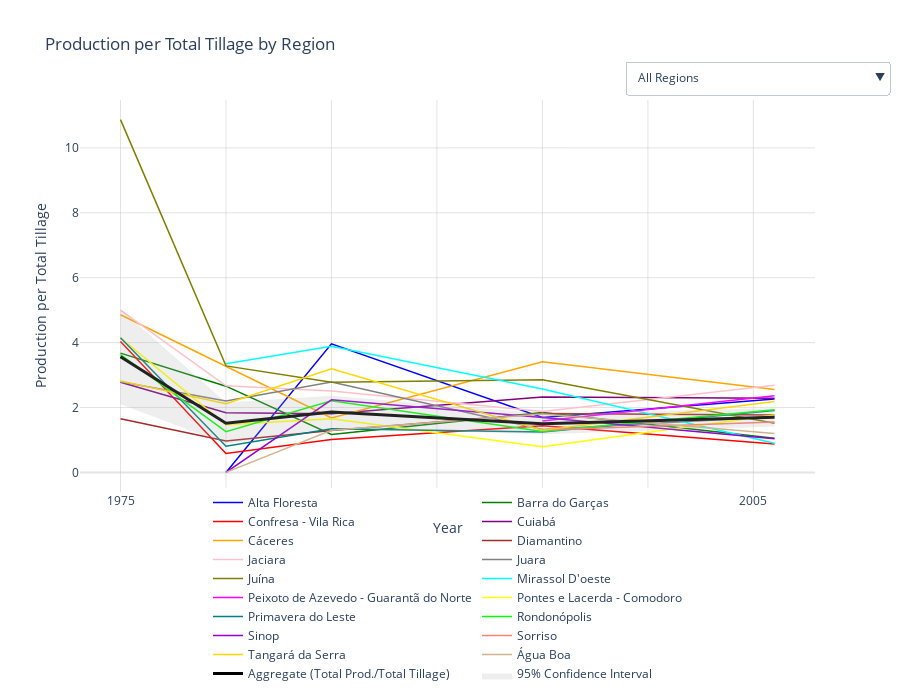

The notebook cell this image was saved under:
### Code cell
import plotly.graph_objects as go
import numpy as np
from scipy import stats

# Calculate Production per Total Tillage
grouped_df['Production_per_tillage'] = grouped_df['Production'] / grouped_df['Total Tillage'].replace(0, np.nan)

# Calculate Aggregate
annual_totals = grouped_df.groupby('Ano').agg({
    'Production': 'sum',
    'Total Tillage': 'sum'
}).reset_index()
annual_totals['Aggregate_Production_per_tillage'] = annual_totals['Production'] / annual_totals['Total Tillage']

# Calculate confidence intervals
conf_intervals = []
for year in annual_totals['Ano']:
    year_data = grouped_df[grouped_df['Ano'] == year]['Production_per_tillage'].dropna()
    n = len(year_data)
    
    if n > 1:
        se = stats.sem(year_data)
        ci = se * stats.t.ppf((1 + 0.95) / 2, n-1)
    else:
        ci = np.mean([c for c in conf_intervals if not np.isnan(c)]) if conf_intervals else 0.2 * year_data.iloc[0] if not year_data.empty else 0
    conf_intervals.append(ci)

annual_totals['Confidence_Interval'] = conf_intervals

# Create interactive plot
fig = go.Figure()

# Store all traces
all_traces = []

# Add region traces (no markers)
for region in sorted(grouped_df['Região imediata'].unique()):
    region_data = grouped_df[grouped_df['Região imediata'] == region].dropna(subset=['Production_per_tillage'])
    color, _ = region_styles.get(region, ('gray', 'circle'))
    
    trace = go.Scatter(
        x=region_data['Ano'],
        y=region_data['Production_per_tillage'],
        mode='lines',
        name=region,
        line=dict(color=color, width=1.5),
        hovertemplate='<b>%{text}</b><br>Year: %{x}<br>Prod/Tillage: %{y:.2f}<extra></extra>',
        text=[region]*len(region_data),
        visible=True
    )
    all_traces.append(trace)

# Add aggregate trace
aggregate_trace = go.Scatter(
    x=annual_totals['Ano'],
    y=annual_totals['Aggregate_Production_per_tillage'],
    mode='lines',
    name='Aggregate (Total Prod./Total Tillage)',
    line=dict(color='black', width=3),
    hovertemplate='<b>Aggregate</b><br>Year: %{x}<br>Prod/Tillage: %{y:.2f}<extra></extra>',
    visible=True
)
all_traces.append(aggregate_trace)

# Add confidence interval
confidence_trace = go.Scatter(
    x=annual_totals['Ano'].tolist() + annual_totals['Ano'].tolist()[::-1],
    y=(annual_totals['Aggregate_Production_per_tillage'] + annual_totals['Confidence_Interval']).tolist() + 
      (annual_totals['Aggregate_Production_per_tillage'] - annual_totals['Confidence_Interval']).tolist()[::-1],
    fill='toself',
    fillcolor='rgba(169,169,169,0.2)',
    line=dict(color='rgba(255,255,255,0)'),
    hoverinfo='skip',
    name='95% Confidence Interval',
    visible=True
)
all_traces.append(confidence_trace)

# Add traces to figure
for trace in all_traces:
    fig.add_trace(trace)

# Create dropdown menu
dropdown_options = [
    {'label': 'All Regions', 'method': 'update', 'args': [{'visible': [True]*len(all_traces)}]},
    {'label': 'Aggregate Only', 'method': 'update', 
     'args': [{'visible': [False]*(len(all_traces)-2) + [True, True]}]}
]

for i, region in enumerate(sorted(grouped_df['Região imediata'].unique())):
    visibility = [False]*len(all_traces)
    visibility[i] = True
    visibility[-2] = True
    visibility[-1] = True
    dropdown_options.append(
        {'label': region, 'method': 'update', 'args': [{'visible': visibility}]}
    )

# Customize layout
fig.update_layout(
    title='Production per Total Tillage by Region',
    xaxis=dict(
        title='Year',
        showgrid=True,
        gridcolor='rgba(200,200,200,0.5)',
        gridwidth=1,
        zerolinecolor='rgba(200,200,200,0.5)'
    ),
    yaxis=dict(
        title='Production per Total Tillage',
        showgrid=True,
        gridcolor='rgba(200,200,200,0.5)',
        gridwidth=1,
        zerolinecolor='rgba(200,200,200,0.5)'
    ),
    hovermode='closest',
    plot_bgcolor='white',
    paper_bgcolor='white',
    legend=dict(
        orientation='h',
        yanchor='bottom',
        y=-0.5,
        xanchor='center',
        x=0.5
    ),
    height=700,
    margin=dict(b=200),
    updatemenus=[{
        'buttons': dropdown_options,
        'direction': 'down',
        'showactive': True,
        'x': 1.1,
        'xanchor': 'right',
        'y': 1.1,
        'yanchor': 'top',
        'bgcolor': 'white'
    }]
)

# Save and show
save_path = r"C:\Users\daves\OneDrive\Pessoal\Acadêmico\Mestrado\Dissertação - Execução\Dissertação\Quadros e gráficos\Production_per_tillage_interactive.html"
fig.write_html(save_path)
fig.show()

# Print CI values
print("\nConfidence Interval Values:")
for i, row in annual_totals.iterrows():
    print(f"Year {int(row['Ano'])}: CI = {row['Confidence_Interval']:.4f}, Aggregate = {row['Aggregate_Production_per_tillage']:.4f}")
print(f"\nPlot saved to: {save_path}")

### Figure 1 — Plotly figure (JSON) as saved in the notebook; plotly's stock layout.template omitted (floating-point values rounded to 4 significant figures)
{"data": [{"hovertemplate": "<b>%{text}</b><br>Year: %{x}<br>Prod/Tillage: %{y:.2f}<extra></extra>", "line": {"color": "blue", "width": 1.5}, "mode": "lines", "name": "Alta Floresta", "text": ["Alta Floresta", "Alta Floresta", "Alta Floresta", "Alta Floresta"], "type": "scatter", "visible": true, "x": [1980, 1985, 1995, 2006], "y": [0.0, 3.961, 1.69, 2.264]}, {"hovertemplate": "<b>%{text}</b><br>Year: %{x}<br>Prod/Tillage: %{y:.2f}<extra></extra>", "line": {"color": "green", "width": 1.5}, "mode": "lines", "name": "Barra do Garças", "text": ["Barra do Garças", "Barra do Garças", "Barra do Garças", "Barra do Garças", "Barra do Garças"], "type": "scatter", "visible": true, "x": [1975, 1980, 1985, 1995, 2006], "y": [3.676, 2.658, 1.169, 1.842, 1.052]}, {"hovertemplate": "<b>%{text}</b><br>Year: %{x}<br>Prod/Tillage: %{y:.2f}<extra></extra>", "line": {"color": "red", "width": 1.5}, "mode": "lines", "name": "Confresa - Vila Rica", "text": ["Confresa - Vila Rica", "Confresa - Vila Rica", "Confresa - Vila Rica", "Confresa - Vila Rica", "Confresa - Vila Rica"], "type": "scatter", "visible": true, "x": [1975, 1980, 1985, 1995, 2006], "y": [4.037, 0.5851, 1.015, 1.438, 0.8774]}, {"hovertemplate": "<b>%{text}</b><br>Year: %{x}<br>Prod/Tillage: %{y:.2f}<extra></extra>", "line": {"color": "purple", "width": 1.5}, "mode": "lines", "name": "Cuiabá", "text": ["Cuiabá", "Cuiabá", "Cuiabá", "Cuiabá", "Cuiabá"], "type": "scatter", "visible": true, "x": [1975, 1980, 1985, 1995, 2006], "y": [2.777, 1.838, 1.805, 2.322, 2.281]}, {"hovertemplate": "<b>%{text}</b><br>Year: %{x}<br>Prod/Tillage: %{y:.2f}<extra></extra>", "line": {"color": "orange", "width": 1.5}, "mode": "lines", "name": "Cáceres", "text": ["Cáceres", "Cáceres", "Cáceres", "Cáceres", "Cáceres"], "type": "scatter", "visible": true, "x": [1975, 1980, 1985, 1995, 2006], "y": [4.859, 3.267, 1.676, 3.408, 2.556]}, {"hovertemplate": "<b>%{text}</b><br>Year: %{x}<br>Prod/Tillage: %{y:.2f}<extra></extra>", "line": {"color": "brown", "width": 1.5}, "mode": "lines", "name": "Diamantino", "text": ["Diamantino", "Diamantino", "Diamantino", "Diamantino", "Diamantino"], "type": "scatter", "visible": true, "x": [1975, 1980, 1985, 1995, 2006], "y": [1.656, 0.9713, 1.291, 1.811, 1.772]}, {"hovertemplate": "<b>%{text}</b><br>Year: %{x}<br>Prod/Tillage: %{y:.2f}<extra></extra>", "line": {"color": "pink", "width": 1.5}, "mode": "lines", "name": "Jaciara", "text": ["Jaciara", "Jaciara", "Jaciara", "Jaciara", "Jaciara"], "type": "scatter", "visible": true, "x": [1975, 1980, 1985, 1995, 2006], "y": [4.999, 2.668, 2.512, 1.879, 2.684]}, {"hovertemplate": "<b>%{text}</b><br>Year: %{x}<br>Prod/Tillage: %{y:.2f}<extra></extra>", "line": {"color": "gray", "width": 1.5}, "mode": "lines", "name": "Juara", "text": ["Juara", "Juara", "Juara", "Juara", "Juara"], "type": "scatter", "visible": true, "x": [1975, 1980, 1985, 1995, 2006], "y": [2.794, 2.204, 2.788, 1.324, 1.718]}, {"hovertemplate": "<b>%{text}</b><br>Year: %{x}<br>Prod/Tillage: %{y:.2f}<extra></extra>", "line": {"color": "olive", "width": 1.5}, "mode": "lines", "name": "Juína", "text": ["Juína", "Juína", "Juína", "Juína", "Juína"], "type": "scatter", "visible": true, "x": [1975, 1980, 1985, 1995, 2006], "y": [10.87, 3.283, 2.779, 2.853, 1.514]}, {"hovertemplate": "<b>%{text}</b><br>Year: %{x}<br>Prod/Tillage: %{y:.2f}<extra></extra>", "line": {"color": "cyan", "width": 1.5}, "mode": "lines", "name": "Mirassol D'oeste", "text": ["Mirassol D'oeste", "Mirassol D'oeste", "Mirassol D'oeste", "Mirassol D'oeste"], "type": "scatter", "visible": true, "x": [1980, 1985, 1995, 2006], "y": [3.347, 3.889, 2.57, 0.901]}, {"hovertemplate": "<b>%{text}</b><br>Year: %{x}<br>Prod/Tillage: %{y:.2f}<extra></extra>", "line": {"color": "magenta", "width": 1.5}, "mode": "lines", "name": "Peixoto de Azevedo - Guarantã do Norte", "text": ["Peixoto de Azevedo - Guarantã do Norte", "Peixoto de Azevedo - Guarantã do Norte"], "type": "scatter", "visible": true, "x": [1995, 2006], "y": [1.586, 2.362]}, {"hovertemplate": "<b>%{text}</b><br>Year: %{x}<br>Prod/Tillage: %{y:.2f}<extra></extra>", "line": {"color": "yellow", "width": 1.5}, "mode": "lines", "name": "Pontes e Lacerda - Comodoro", "text": ["Pontes e Lacerda - Comodoro", "Pontes e Lacerda - Comodoro", "Pontes e Lacerda - Comodoro", "Pontes e Lacerda - Comodoro", "Pontes e Lacerda - Comodoro"], "type": "scatter", "visible": true, "x": [1975, 1980, 1985, 1995, 2006], "y": [4.146, 1.465, 1.656, 0.7878, 1.768]}, {"hovertemplate": "<b>%{text}</b><br>Year: %{x}<br>Prod/Tillage: %{y:.2f}<extra></extra>", "line": {"color": "teal", "width": 1.5}, "mode": "lines", "name": "Primavera do Leste", "text": ["Primavera do Leste", "Primavera do Leste", "Primavera do Leste", "Primavera do Leste", "Primavera do Leste"], "type": "scatter", "visible": true, "x": [1975, 1980, 1985, 1995, 2006], "y": [4.147, 0.8078, 1.346, 1.248, 1.91]}, {"hovertemplate": "<b>%{text}</b><br>Year: %{x}<br>Prod/Tillage: %{y:.2f}<extra></extra>", "line": {"color": "lime", "width": 1.5}, "mode": "lines", "name": "Rondonópolis", "text": ["Rondonópolis", "Rondonópolis", "Rondonópolis", "Rondonópolis", "Rondonópolis"], "type": "scatter", "visible": true, "x": [1975, 1980, 1985, 1995, 2006], "y": [3.628, 1.255, 2.211, 1.259, 1.93]}, {"hovertemplate": "<b>%{text}</b><br>Year: %{x}<br>Prod/Tillage: %{y:.2f}<extra></extra>", "line": {"color": "darkviolet", "width": 1.5}, "mode": "lines", "name": "Sinop", "text": ["Sinop", "Sinop", "Sinop", "Sinop"], "type": "scatter", "visible": true, "x": [1980, 1985, 1995, 2006], "y": [0.0, 2.238, 1.693, 1.035]}, {"hovertemplate": "<b>%{text}</b><br>Year: %{x}<br>Prod/Tillage: %{y:.2f}<extra></extra>", "line": {"color": "salmon", "width": 1.5}, "mode": "lines", "name": "Sorriso", "text": ["Sorriso", "Sorriso"], "type": "scatter", "visible": true, "x": [1995, 2006], "y": [1.304, 1.551]}, {"hovertemplate": "<b>%{text}</b><br>Year: %{x}<br>Prod/Tillage: %{y:.2f}<extra></extra>", "line": {"color": "gold", "width": 1.5}, "mode": "lines", "name": "Tangará da Serra", "text": ["Tangará da Serra", "Tangará da Serra", "Tangará da Serra", "Tangará da Serra", "Tangará da Serra"], "type": "scatter", "visible": true, "x": [1975, 1980, 1985, 1995, 2006], "y": [2.819, 2.115, 3.19, 1.297, 2.182]}, {"hovertemplate": "<b>%{text}</b><br>Year: %{x}<br>Prod/Tillage: %{y:.2f}<extra></extra>", "line": {"color": "tan", "width": 1.5}, "mode": "lines", "name": "Água Boa", "text": ["Água Boa", "Água Boa", "Água Boa", "Água Boa"], "type": "scatter", "visible": true, "x": [1980, 1985, 1995, 2006], "y": [0.0, 1.297, 1.799, 1.198]}, {"hovertemplate": "<b>Aggregate</b><br>Year: %{x}<br>Prod/Tillage: %{y:.2f}<extra></extra>", "line": {"color": "black", "width": 3}, "mode": "lines", "name": "Aggregate (Total Prod./Total Tillage)", "type": "scatter", "visible": true, "x": [1975, 1980, 1985, 1995, 2006], "y": [3.566, 1.517, 1.859, 1.496, 1.703]}, {"fill": "toself", "fillcolor": "rgba(169,169,169,0.2)", "hoverinfo": "skip", "line": {"color": "rgba(255,255,255,0)"}, "name": "95% Confidence Interval", "type": "scatter", "visible": true, "x": [1975, 1980, 1985, 1995, 2006, 2006, 1995, 1985, 1980, 1975], "y": [5.032, 2.154, 2.36, 1.818, 1.987, 1.418, 1.175, 1.358, 0.8796, 2.099]}], "layout": {"height": 700, "hovermode": "closest", "legend": {"orientation": "h", "x": 0.5, "xanchor": "center", "y": -0.5, "yanchor": "bottom"}, "margin": {"b": 200}, "paper_bgcolor": "white", "plot_bgcolor": "white", "title": {"text": "Production per Total Tillage by Region"}, "updatemenus": [{"bgcolor": "white", "buttons": [{"args": [{"visible": [true, true, true, true, true, true, true, true, true, true, true, true, true, true, true, true, true, true, true, true]}], "label": "All Regions", "method": "update"}, {"args": [{"visible": [false, false, false, false, false, false, false, false, false, false, false, false, false, false, false, false, false, false, true, true]}], "label": "Aggregate Only", "method": "update"}, {"args": [{"visible": [true, false, false, false, false, false, false, false, false, false, false, false, false, false, false, false, false, false, true, true]}], "label": "Alta Floresta", "method": "update"}, {"args": [{"visible": [false, true, false, false, false, false, false, false, false, false, false, false, false, false, false, false, false, false, true, true]}], "label": "Barra do Garças", "method": "update"}, {"args": [{"visible": [false, false, true, false, false, false, false, false, false, false, false, false, false, false, false, false, false, false, true, true]}], "label": "Confresa - Vila Rica", "method": "update"}, {"args": [{"visible": [false, false, false, true, false, false, false, false, false, false, false, false, false, false, false, false, false, false, true, true]}], "label": "Cuiabá", "method": "update"}, {"args": [{"visible": [false, false, false, false, true, false, false, false, false, false, false, false, false, false, false, false, false, false, true, true]}], "label": "Cáceres", "method": "update"}, {"args": [{"visible": [false, false, false, false, false, true, false, false, false, false, false, false, false, false, false, false, false, false, true, true]}], "label": "Diamantino", "method": "update"}, {"args": [{"visible": [false, false, false, false, false, false, true, false, false, false, false, false, false, false, false, false, false, false, true, true]}], "label": "Jaciara", "method": "update"}, {"args": [{"visible": [false, false, false, false, false, false, false, true, false, false, false, false, false, false, false, false, false, false, true, true]}], "label": "Juara", "method": "update"}, {"args": [{"visible": [false, false, false, false, false, false, false, false, true, false, false, false, false, false, false, false, false, false, true, true]}], "label": "Juína", "method": "update"}, {"args": [{"visible": [false, false, false, false, false, false, false, false, false, true, false, false, false, false, false, false, false, false, true, true]}], "label": "Mirassol D'oeste", "method": "update"}, {"args": [{"visible": [false, false, false, false, false, false, false, false, false, false, true, false, false, false, false, false, false, false, true, true]}], "label": "Peixoto de Azevedo - Guarantã do Norte", "method": "update"}, {"args": [{"visible": [false, false, false, false, false, false, false, false, false, false, false, true, false, false, false, false, false, false, true, true]}], "label": "Pontes e Lacerda - Comodoro", "method": "update"}, {"args": [{"visible": [false, false, false, false, false, false, false, false, false, false, false, false, true, false, false, false, false, false, true, true]}], "label": "Primavera do Leste", "method": "update"}, {"args": [{"visible": [false, false, false, false, false, false, false, false, false, false, false, false, false, true, false, false, false, false, true, true]}], "label": "Rondonópolis", "method": "update"}, {"args": [{"visible": [false, false, false, false, false, false, false, false, false, false, false, false, false, false, true, false, false, false, true, true]}], "label": "Sinop", "method": "update"}, {"args": [{"visible": [false, false, false, false, false, false, false, false, false, false, false, false, false, false, false, true, false, false, true, true]}], "label": "Sorriso", "method": "update"}, {"args": [{"visible": [false, false, false, false, false, false, false, false, false, false, false, false, false, false, false, false, true, false, true, true]}], "label": "Tangará da Serra", "method": "update"}, {"args": [{"visible": [false, false, false, false, false, false, false, false, false, false, false, false, false, false, false, false, false, true, true, true]}], "label": "Água Boa", "method": "update"}], "direction": "down", "showactive": true, "x": 1.1, "xanchor": "right", "y": 1.1, "yanchor": "top"}], "xaxis": {"gridcolor": "rgba(200,200,200,0.5)", "gridwidth": 1, "showgrid": true, "title": {"text": "Year"}, "zerolinecolor": "rgba(200,200,200,0.5)"}, "yaxis": {"gridcolor": "rgba(200,200,200,0.5)", "gridwidth": 1, "showgrid": true, "title": {"text": "Production per Total Tillage"}, "zerolinecolor": "rgba(200,200,200,0.5)"}}}
